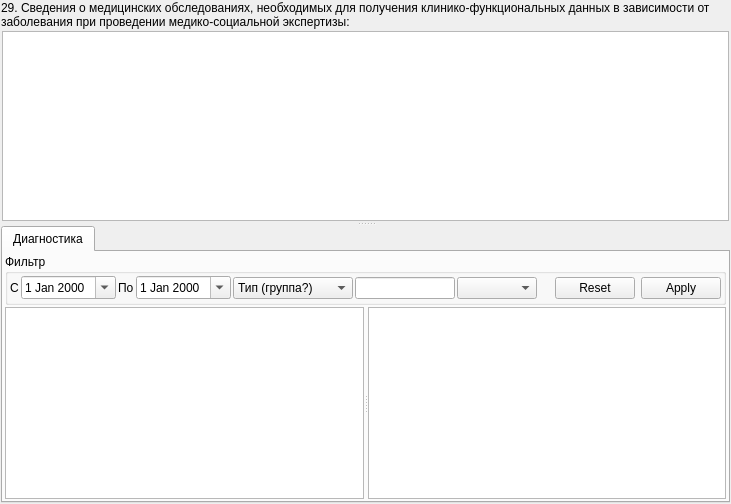
          <widget class="QWidget" name="tabInspection">
           <attribute name="title">
            <string>Обследование (п.29)</string>
           </attribute>
           <layout class="QGridLayout" name="gridLayout_57">
            <property name="margin">
             <number>1</number>
            </property>
            <property name="spacing">
             <number>1</number>
            </property>
            <item row="0" column="0">
             <widget class="QLabel" name="lblInfoAboutMedicalExaminationsRequired">
              <property name="text">
               <string>29. Сведения о медицинских обследованиях, необходимых для получения клинико-функциональных данных в зависимости от заболевания при проведении медико-социальной экспертизы:</string>
              </property>
              <property name="wordWrap">
               <bool>true</bool>
              </property>
             </widget>
            </item>
            <item row="1" column="0">
             <widget class="QSplitter" name="splInspection">
              <property name="orientation">
               <enum>Qt::Vertical</enum>
              </property>
              <property name="childrenCollapsible">
               <bool>false</bool>
              </property>
              <widget class="QWidget" name="tabInfoAboutMedicalExaminationsRequired" native="true">
               <layout class="QGridLayout" name="gridLayout_51">
                <property name="margin">
                 <number>1</number>
                </property>
                <property name="spacing">
                 <number>1</number>
                </property>
                <item row="0" column="0">
                 <widget class="QTextEdit" name="edtInfoAboutMedicalExaminationsRequired"/>
                </item>
               </layout>
              </widget>
              <widget class="QTabWidget" name="tabAmbCardInspection_29">
               <property name="tabPosition">
                <enum>QTabWidget::North</enum>
               </property>
               <property name="currentIndex">
                <number>0</number>
               </property>
               <widget class="QWidget" name="tabAmbCardDiagnostic_29">
                <attribute name="title">
                 <string>Диагностика</string>
                </attribute>
                <layout class="QGridLayout" name="_14">
                 <property name="margin">
                  <number>2</number>
                 </property>
                 <property name="spacing">
                  <number>2</number>
                 </property>
                 <item row="0" column="0">
                  <widget class="QGroupBox" name="frmAmbCardDiagnosticFilter_29">
                   <property name="sizePolicy">
                    <sizepolicy hsizetype="Preferred" vsizetype="Minimum">
                     <horstretch>0</horstretch>
                     <verstretch>0</verstretch>
                    </sizepolicy>
                   </property>
                   <property name="title">
                    <string>Фильтр</string>
                   </property>
                   <layout class="QGridLayout" name="_15">
                    <property name="margin">
                     <number>2</number>
                    </property>
                    <property name="spacing">
                     <number>2</number>
                    </property>
                    <item row="0" column="0">
                     <widget class="QLabel" name="lblAmbCardDiagnosticBegDate_29">
                      <property name="text">
                       <string>С</string>
                      </property>
                     </widget>
                    </item>
                    <item row="0" column="1">
                     <widget class="CDateEdit" name="edtAmbCardDiagnosticBegDate_29">
                      <property name="calendarPopup">
                       <bool>true</bool>
                      </property>
                     </widget>
                    </item>
                    <item row="0" column="2">
                     <widget class="QLabel" name="lblAmbCardDiagnosticEndDate_29">
                      <property name="text">
                       <string>По</string>
                      </property>
                     </widget>
                    </item>
                    <item row="0" column="3">
                     <widget class="CDateEdit" name="edtAmbCardDiagnosticEndDate_29">
                      <property name="calendarPopup">
                       <bool>true</bool>
                      </property>
                     </widget>
                    </item>
                    <item row="0" column="4">
                     <widget class="CActionTypeComboBox" name="cmbAmbCardDiagnosticGroup_29">
                      <property name="sizePolicy">
                       <sizepolicy hsizetype="Expanding" vsizetype="Fixed">
                        <horstretch>0</horstretch>
                        <verstretch>0</verstretch>
                       </sizepolicy>
                      </property>
                      <property name="minimumSize">
                       <size>
                        <width>120</width>
                        <height>0</height>
                       </size>
                      </property>
                      <item>
                       <property name="text">
                        <string>Тип (группа?)</string>
                       </property>
                      </item>
                     </widget>
                    </item>
                    <item row="0" column="5">
                     <widget class="QLineEdit" name="edtAmbCardDiagnosticOffice_29">
                      <property name="sizePolicy">
                       <sizepolicy hsizetype="Maximum" vsizetype="Fixed">
                        <horstretch>0</horstretch>
                        <verstretch>0</verstretch>
                       </sizepolicy>
                      </property>
                      <property name="minimumSize">
                       <size>
                        <width>60</width>
                        <height>0</height>
                       </size>
                      </property>
                      <property name="maximumSize">
                       <size>
                        <width>100</width>
                        <height>16777215</height>
                       </size>
                      </property>
                      <property name="maxLength">
                       <number>10</number>
                      </property>
                      <property name="readOnly">
                       <bool>false</bool>
                      </property>
                     </widget>
                    </item>
                    <item row="0" column="6">
                     <widget class="COrgStructureComboBox" name="cmbAmbCardDiagnosticOrgStructure_29">
                      <property name="sizePolicy">
                       <sizepolicy hsizetype="Expanding" vsizetype="Fixed">
                        <horstretch>0</horstretch>
                        <verstretch>0</verstretch>
                       </sizepolicy>
                      </property>
                      <property name="minimumSize">
                       <size>
                        <width>80</width>
                        <height>0</height>
                       </size>
                      </property>
                     </widget>
                    </item>
                    <item row="0" column="7">
                     <spacer>
                      <property name="orientation">
                       <enum>Qt::Horizontal</enum>
                      </property>
                      <property name="sizeHint" stdset="0">
                       <size>
                        <width>16</width>
                        <height>24</height>
                       </size>
                      </property>
                     </spacer>
                    </item>
                    <item row="0" column="8">
                     <widget class="QDialogButtonBox" name="btnAmbCardDiagnosticButtonBox_29">
                      <property name="sizePolicy">
                       <sizepolicy hsizetype="Maximum" vsizetype="Fixed">
                        <horstretch>0</horstretch>
                        <verstretch>0</verstretch>
                       </sizepolicy>
                      </property>
                      <property name="orientation">
                       <enum>Qt::Horizontal</enum>
                      </property>
                      <property name="standardButtons">
                       <set>QDialogButtonBox::Apply|QDialogButtonBox::Reset</set>
                      </property>
                     </widget>
                    </item>
                   </layout>
                  </widget>
                 </item>
                 <item row="1" column="0">
                  <widget class="QFrame" name="frmAmbCardDiagnosticAction_29">
                   <property name="sizePolicy">
                    <sizepolicy hsizetype="Preferred" vsizetype="Expanding">
                     <horstretch>0</horstretch>
                     <verstretch>0</verstretch>
                    </sizepolicy>
                   </property>
                   <property name="frameShape">
                    <enum>QFrame::NoFrame</enum>
                   </property>
                   <property name="frameShadow">
                    <enum>QFrame::Raised</enum>
                   </property>
                   <layout class="QGridLayout" name="_16">
                    <property name="margin">
                     <number>0</number>
                    </property>
                    <property name="spacing">
                     <number>0</number>
                    </property>
                    <item row="0" column="0">
                     <widget class="QSplitter" name="splitterAmbCardDiagnosticAction_29">
                      <property name="orientation">
                       <enum>Qt::Horizontal</enum>
                      </property>
                      <widget class="CRegistryActionsTableView" name="tblAmbCardDiagnosticActions_29"/>
                      <widget class="CActionPropertiesTableView" name="tblAmbCardDiagnosticActionProperties_29"/>
                     </widget>
                    </item>
                   </layout>
                  </widget>
                 </item>
                </layout>
               </widget>
              </widget>
             </widget>
            </item>
           </layout>
          </widget>
